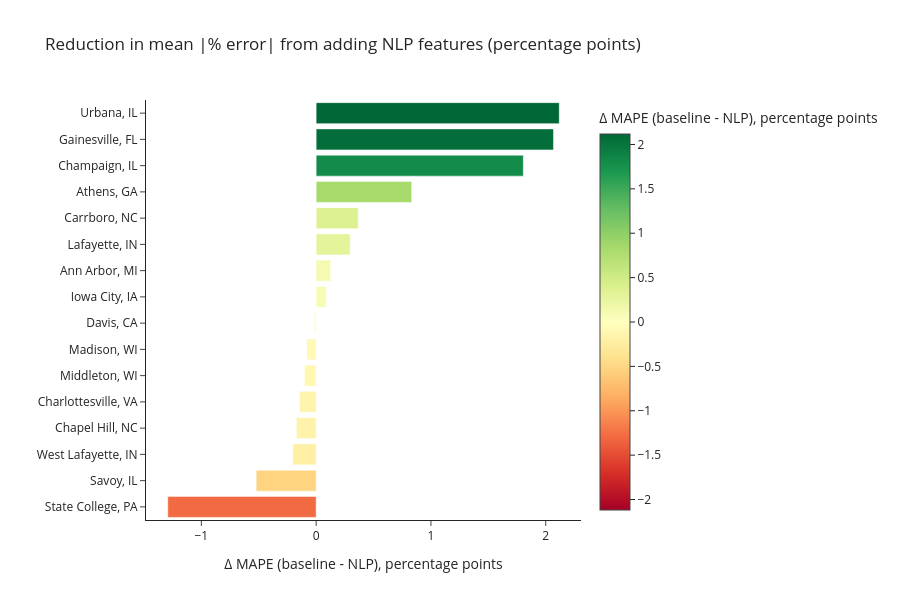

Notebook cell for this chart:
### Code cell
fig = px.bar(
    by_market.sort_values("improvement_pp"),
    x="improvement_pp",
    y="market",
    orientation="h",
    color="improvement_pp",
    color_continuous_scale="RdYlGn",
    color_continuous_midpoint=0,
    title="Reduction in mean |% error| from adding NLP features (percentage points)",
    labels={
        "improvement_pp": "Δ MAPE (baseline - NLP), percentage points",
        "market": "",
    },
    height=600,
)
fig.show()

### Figure 1 — Plotly figure (JSON) as saved in the notebook; plotly's stock layout.template omitted (floating-point values rounded to 4 significant figures)
{"data": [{"hovertemplate": "Δ MAPE (baseline - NLP), percentage points=%{marker.color}<br>=%{y}<extra></extra>", "legendgroup": "", "marker": {"color": [-1.293, -0.5225, -0.2038, -0.1724, -0.1463, -0.102, -0.08231, -0.01563, 0.08919, 0.1263, 0.2966, 0.3666, 0.8324, 1.805, 2.068, 2.118], "coloraxis": "coloraxis", "pattern": {"shape": ""}}, "name": "", "orientation": "h", "showlegend": false, "textposition": "auto", "type": "bar", "x": [-1.293, -0.5225, -0.2038, -0.1724, -0.1463, -0.102, -0.08231, -0.01563, 0.08919, 0.1263, 0.2966, 0.3666, 0.8324, 1.805, 2.068, 2.118], "xaxis": "x", "y": ["State College, PA", "Savoy, IL", "West Lafayette, IN", "Chapel Hill, NC", "Charlottesville, VA", "Middleton, WI", "Madison, WI", "Davis, CA", "Iowa City, IA", "Ann Arbor, MI", "Lafayette, IN", "Carrboro, NC", "Athens, GA", "Champaign, IL", "Gainesville, FL", "Urbana, IL"], "yaxis": "y"}], "layout": {"barmode": "relative", "coloraxis": {"cmid": 0, "colorbar": {"title": {"text": "Δ MAPE (baseline - NLP), percentage points"}}, "colorscale": [[0, "rgb(165,0,38)"], [0.1, "rgb(215,48,39)"], [0.2, "rgb(244,109,67)"], [0.3, "rgb(253,174,97)"], [0.4, "rgb(254,224,139)"], [0.5, "rgb(255,255,191)"], [0.6, "rgb(217,239,139)"], [0.7, "rgb(166,217,106)"], [0.8, "rgb(102,189,99)"], [0.9, "rgb(26,152,80)"], [1, "rgb(0,104,55)"]]}, "height": 600, "legend": {"tracegroupgap": 0}, "title": {"text": "Reduction in mean |% error| from adding NLP features (percentage points)"}, "xaxis": {"anchor": "y", "domain": [0, 1], "title": {"text": "Δ MAPE (baseline - NLP), percentage points"}}, "yaxis": {"anchor": "x", "domain": [0, 1], "title": {"text": ""}}}}
